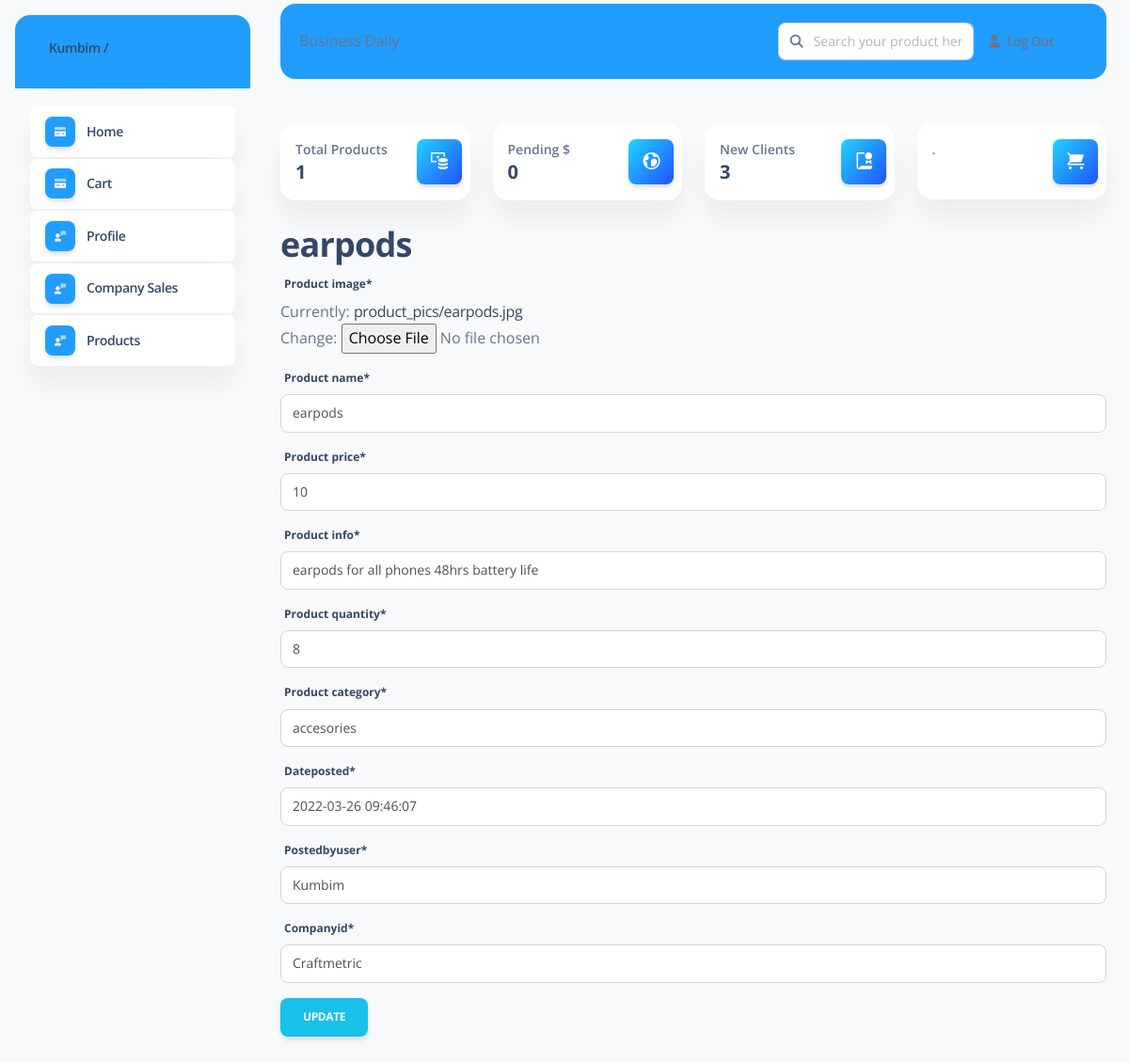
The app's page /update_product/9 (signed in), older data.
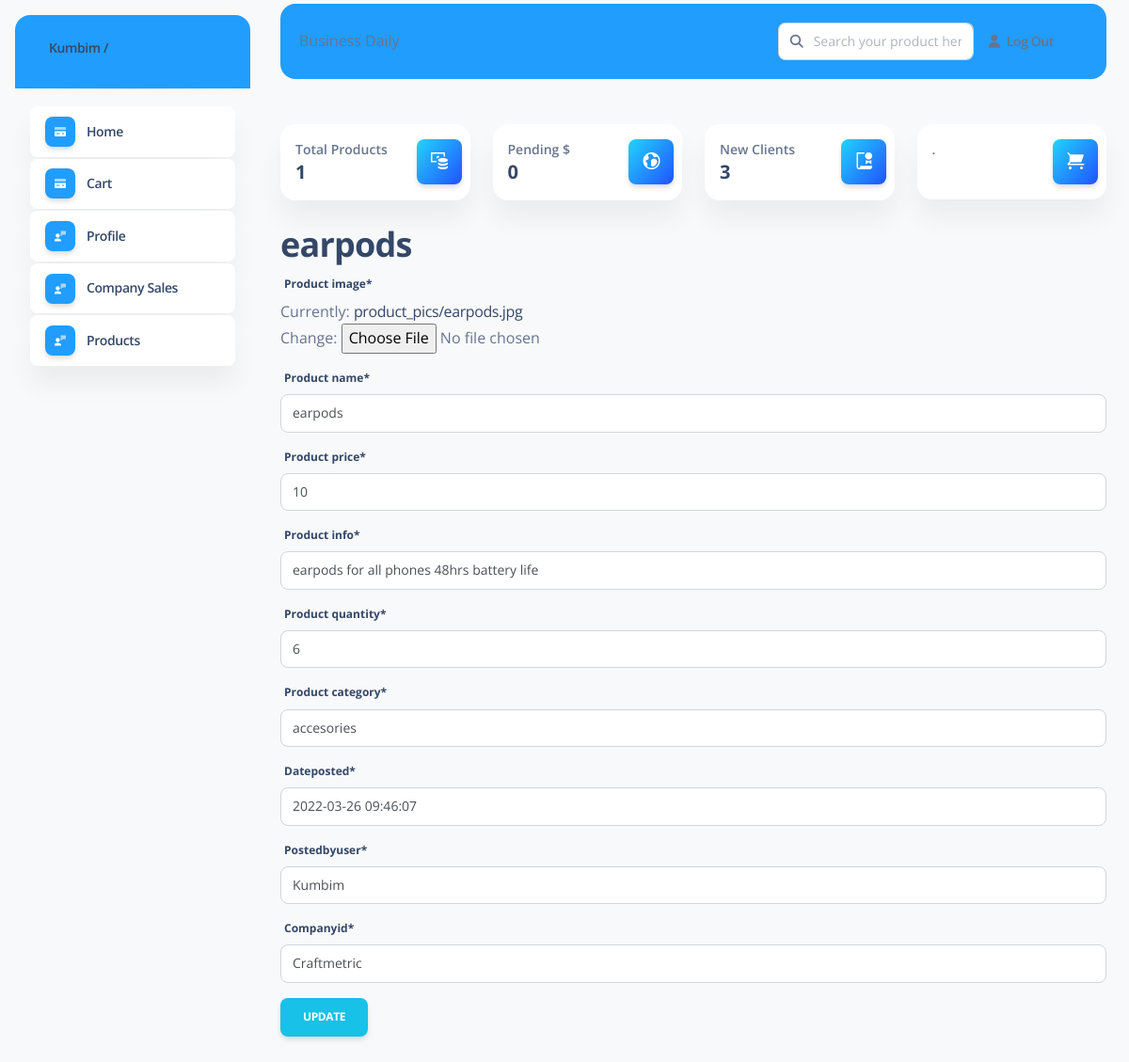
The same page, newer data.
### company/models.py (models this page shows)
class product(models.Model):
    category_choices= (
    ("kitchenware", "kitchenware"),
    ("clothes", "clothes"),
    ("accesories", "accesories"),
    ("service", "service"),
    ("bevarages", "bevarages"),
    ("gadgets", "gadgets"),
    ("food", "food"),
    ("vehicles", "vehicles"),
    )
    product_image = models.ImageField(default='default.jpg' ,upload_to ='product_pics')
    product_name = models.CharField(max_length=50)
    product_price = models.IntegerField()
    product_info = models.CharField(max_length=200)
    product_quantity = models.IntegerField()
    product_category = models.CharField( max_length = 20, choices =  category_choices,default = 'food')
    dateposted = models.DateTimeField(default=timezone.now)
    postedbyuser = models.ForeignKey(User,on_delete=models.CASCADE)
    companyid = models.ForeignKey(company,on_delete=models.CASCADE)
    def __str__(self):
        return self.product_name

### main/views.py (the view, shortened to what this page needs)
# urls.py: path('update_product/<int:pk>',UpdateproductView.as_view(),name='Update-product'),
class UpdateproductView(LoginRequiredMixin,SuccessMessageMixin,UpdateView):
    model = product
    context_object_name = "product"
    fields ="__all__"
    success_message = "Product Successfully Updated"

### company/models.py (called while the page is built)
    def __str__(self):
        return self.company_name

### users/context_processors.py (called while the page is built)
def profile(request,**kwargs):
    logged_as_company = company.objects.all()
    return {'logged_as_company':logged_as_company}

def total_products(request,**kwargs):
     total = product.objects.filter(postedbyuser = request.user.id).count()
     company_orders = customer_order.objects.filter(companyname = company.id ).count()
     pending_payments = customer_order.objects.filter(companyname = request.user.id).count()
     total_company = company.objects.filter(company_name__isnull= False).count()
     return {
         'totalproducts':total,
        'company':company_orders ,
         'pending_payments':pending_payments,
         'total_company':  total_company
         }

### company/templates/company/product_form.html (shortened to what this page needs)
{% extends 'main/bdheader.html' %}
{% load crispy_forms_tags %}
{% block content %}
  {% if product %}
        <h1 class="h2"> {{ product }}</h1>
      {% endif %}
      <form method="POST" enctype="multipart/form-data">
     {{ form|crispy }}
      <button type="submit" class="btn btn-info">Update</button>
    </form>
      {% endblock content %}

Row changes from the older to the newer data that the page shows:
changed product "earpods": product_quantity "8" → "6"
